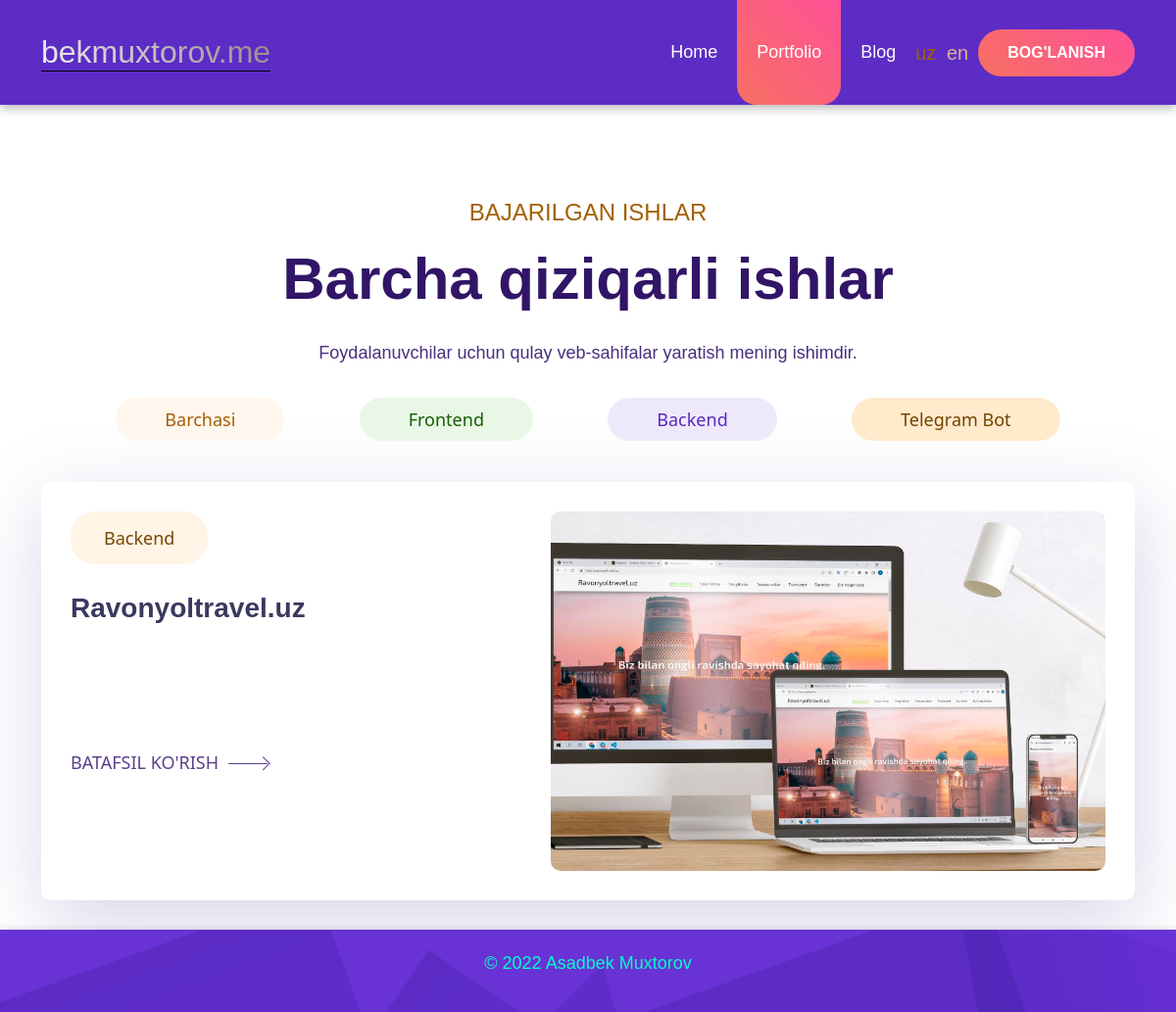
/uz/works/, run on the app's committed database.
### pages/models.py (models this page shows, shortened)
class Works(TranslatableModel):
    translations = TranslatedFields(
        project_short_description = models.CharField(max_length=50, verbose_name="Loyiha haqida qisqa ma'lumot:", null=True),
        project_description = RichTextField(verbose_name='Loyiha haqida(Batafsil):')
    )
    project_name = models.CharField(max_length=50, verbose_name='Loyiha nomi:')
    project_directions = Const.project_directions
    img = models.ImageField(blank = True, verbose_name = "Loyiha rasmi:")
    project_direction = models.CharField(
        max_length=35,
        choices=project_directions,
        default=1,
        verbose_name="Loyiha yo'nalish:"
    )
    project_date = models.DateTimeField(auto_now_add=True, null=True)
    project_client = models.CharField(max_length=30, verbose_name='Client ism:', null=True)
    project_view = models.TextField(verbose_name='Demo sayt manzili:')
    project_github = models.TextField(verbose_name="GitHub'dagi linki:")
    class Meta:
        verbose_name = 'Portfolio'
    def get_direction(self):
            return dict(Works.project_directions)[self.project_direction]

### pages/views.py (the view)
# urls.py: path('works/', WorksListView.as_view(), name = 'works' ),
class WorksListView(ListView):
    model = Works
    template_name = 'works.html'
    def get_context_data(self, **kwargs):
        context = super(WorksListView, self).get_context_data(**kwargs)
        context["project_directions"] = dict(Const.project_directions)
        return context

### templates/works.html (shortened to what this page needs)
{% extends "base_portfolio.html" %}
{% load i18n %}
{% block content %}
<section class="portfolio">
    <div class="container">
        <div class="section-title">
            <h4 class="sub-title">
                {% trans "Bajarilgan ishlar" %}
            </h4>
            <h1 class="title">
                {% trans "Barcha qiziqarli ishlar" %}
            </h1>
            <p>
                {% trans "Foydalanuvchilar uchun qulay veb-sahifalar yaratish mening ishimdir." %}
            </p>
        </div>
        <div class="data-filter">
            <ul class="indicator filter-items">
                <li data-filter="all">
                    <a class="filter-item active filter-item1" href="#">{% trans "Barchasi" %}</a>
                </li>
                <li data-filter="Frontend">
                    <a class="filter-item filter-item2" href="#">Frontend</a>
                </li>
                <li data-filter="Backend">
                    <a class="filter-item filter-item3" href="#">Backend</a>
                </li>
                <li data-filter="Telegram Bot" >
                    <a class="filter-item filter-item4" href="#">Telegram Bot</a>
                </li>
            </ul>
        </div>
        <div class="data-field">
            <ul class="items portfolio-items">
                {% for work in object_list %}
                <li data-category="" class="portfolio-item" >
                    <div class="description">
                        <span class="item-span filter-item">
                            {{ work.get_direction }}
                        </span>
                        <h3>
                            {{ work.project_name |safe }}
                        </h3>
                        <a class="btn-detail" href="{% url 'works_detail' work.pk %}">
                            {% trans "Batafsil ko'rish" %}  <span class="btn-icon"></span>
                        </a>
                    </div>
                    <div class="img">
                        <img src="{{ work.img.url }}" alt="images">
                    </div>
                </li>
                {% endfor %}
            </ul>
        </div>
    </div>
</section>
{% endblock content %}

### static/css/works.css (style rules this page uses)
* { margin: 0; padding: 0; }
.portfolio { padding-top: 200px; }
.section-title { text-align: center; width: 60%; margin: 0 auto; }
.sub-title { font-size: 24px; color: rgb(162 96 0); font-weight: 500; line-height: 1.417; text-transform: uppercase; margin-bottom: 11px; font-family: 'GlacialIndifference' , sans-serif; }
.title { font-family: 'GlacialIndifference', sans-serif; font-size: 60px; color: rgb(49, 21, 102); font-weight: bold; line-height: 80px; margin-bottom: 21px; }
p { margin: 0; font-family: 'GlacialIndifference', sans-serif; font-size: 18px; font-weight: 400; color: rgb(71 47 125); line-height: 1.556; }
.data-filter { margin-top: 40px; }
.filter-items { margin: 0; padding: 0; display: flex; justify-content: space-evenly; align-items: center; }
.filter-item:not(:last-child) { margin-right: 40px; }
.filter-item { font-weight: 500; border-radius: 25px; padding: 10px 50px; font-size: 18px; line-height: 28px; text-decoration: none; }
.filter-items li { list-style: none; }
.filter-item1 { color:rgb(90, 62, 142) ; background-color: #fff6ee ; }
.filter-item2 { color: rgb(23 95 3); background-color: #e9f7e6; }
.filter-item3 { color: rgb(90 41 190); background-color: #eee9fa; }
.filter-item4 { color: rgb(114 67 0); background-color:#ffeacc ; }
.portfolio-items { margin-top: 50px; padding: 0; }
.portfolio-item { list-style: none; padding: 30px; border-radius: 10px; background-color: #fff; margin-bottom: 30px; box-shadow:2.3px 21.879px 79px 0px rgb(99 83 165 / 25%); display: flex; flex-direction: row; }
.description { width: 50%; }
.img { overflow: hidden; border-radius: 10px; }
.img img { width: 610px; height: 367px; object-fit: cover; -o-object-fit: cover; border: 0; vertical-align: middle; display: inline-block; max-width: 100%; transition: all 0.7s; }
.item-span { font-size: 18px; color: rgb(121 71 0); background-color: #fff4e5; padding: 13px 34px; border-radius: 25px; display: inline-block; font-weight: 500; line-height: 1.556; }
.description h3 { font-size: 28px; color: rgb(58, 57, 94); font-weight: 800; line-height: 1.357; margin: 26px 0 24px 0; font-family: 'GlacialIndifference', sans-serif; }
.btn-detail { display: inline-block; color: rgb(90, 62, 142); margin-top: 100px; text-transform: uppercase; font-size: 18px; line-height: 28px; font-weight: 500; position: relative; bottom: 0; text-decoration: none; }
.btn-icon { position: relative; content: ''; background-color: white; top: -5px; left: 5px; height: 1px; width: 40px; display: inline-block; transition: all 0.7s; background-color: rgb(90, 62, 142); }
.btn-icon::before { position: absolute; content: ''; top: -4px; width: 10px; height: 10px; border-top: 1px solid; border-right: 1px solid; border-color: white; transform-origin: 66% 66%; transform: rotate(45deg); right: 1px; transition: all ease 0.3s; border-top: 1px solid; border-right: 1px solid; border-color: rgb(90, 62, 142); }
.active { color: rgb(162 96 0) !important; }

### data on the page
Works: get_direction "Backend", project_name "Ravonyoltravel.uz", img (picture)

### other printed values
{{ language.code }} "uz" "en"
